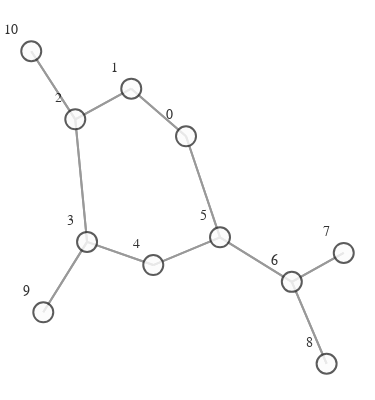

Notebook source saved alongside this figure:
### Markdown cell above
#  **GRAPH VISUALIZATION EXAMPLE**

### Code cell
import networkx as nx
from visualize import GraphVisualization

def create_graph(graph):
    g = to_networkx(graph)
    pos = nx.spring_layout(g)
    vis = GraphVisualization(
        g,
        pos,
        node_text_position="top left",
        node_size=20,
    )
    fig = vis.create_figure()
    return fig


fig = create_graph(dataset[0])
fig.show()

### Figure 1 — Plotly figure (JSON) as saved in the notebook; plotly's stock layout.template omitted (floating-point values rounded to 4 significant figures)
{"data": [{"hoverinfo": "none", "line": {"color": "#808080", "width": 2}, "mode": "lines", "opacity": 0.8, "type": "scatter", "x": [0.08278, -0.2356, null, 0.08278, 0.2805, null, -0.2356, 0.08278, null, -0.2356, -0.5612, null, -0.5612, -0.2356, null, -0.5612, -0.4927, null, -0.5612, -0.8172, null, -0.4927, -0.5612, null, -0.4927, -0.1077, null, -0.4927, -0.7472, null, -0.1077, -0.4927, null, -0.1077, 0.2805, null, 0.2805, 0.08278, null, 0.2805, -0.1077, null, 0.2805, 0.698, null, 0.698, 0.2805, null, 0.698, 1, null, 0.698, 0.9003, null, 1, 0.698, null, 0.9003, 0.698, null, -0.7472, -0.4927, null, -0.8172, -0.5612, null], "y": [0.2241, 0.362, null, 0.2241, -0.06843, null, 0.362, 0.2241, null, 0.362, 0.2732, null, 0.2732, 0.362, null, 0.2732, -0.08164, null, 0.2732, 0.4703, null, -0.08164, 0.2732, null, -0.08164, -0.1487, null, -0.08164, -0.2855, null, -0.1487, -0.08164, null, -0.1487, -0.06843, null, -0.06843, 0.2241, null, -0.06843, -0.1487, null, -0.06843, -0.1973, null, -0.1973, -0.06843, null, -0.1973, -0.1136, null, -0.1973, -0.4345, null, -0.1136, -0.1973, null, -0.4345, -0.1973, null, -0.2855, -0.08164, null, 0.4703, 0.2732, null]}, {"hoverinfo": "text", "marker": {"color": "#fcfcfc", "colorbar": {"thickness": 15, "title": {"side": "right", "text": ""}, "xanchor": "left"}, "colorscale": [[0, "rgb(255,255,217)"], [0.125, "rgb(237,248,177)"], [0.25, "rgb(199,233,180)"], [0.375, "rgb(127,205,187)"], [0.5, "rgb(65,182,196)"], [0.625, "rgb(29,145,192)"], [0.75, "rgb(34,94,168)"], [0.875, "rgb(37,52,148)"], [1, "rgb(8,29,88)"]], "line": {"color": "#333333", "width": 2}, "reversescale": false, "showscale": false, "size": 20}, "mode": "markers+text", "opacity": 0.8, "text": ["0", "1", "2", "3", "4", "5", "6", "7", "8", "9", "10"], "textfont": {"color": "#000000", "family": "Arial", "size": 14}, "textposition": "top left", "type": "scatter", "x": [0.08278, -0.2356, -0.5612, -0.4927, -0.1077, 0.2805, 0.698, 1, 0.9003, -0.7472, -0.8172], "y": [0.2241, 0.362, 0.2732, -0.08164, -0.1487, -0.06843, -0.1973, -0.1136, -0.4345, -0.2855, 0.4703]}], "layout": {"autosize": false, "height": 400, "hovermode": "closest", "margin": {"b": 5, "l": 0, "r": 0, "t": 20}, "paper_bgcolor": "rgba(255,255,255,255)", "plot_bgcolor": "rgba(0,0,0,0)", "scene": {"xaxis": {"autorange": true, "showgrid": false, "showline": false, "showticklabels": false, "ticks": "", "visible": false, "zeroline": false}, "yaxis": {"autorange": true, "showgrid": false, "showline": false, "showticklabels": false, "ticks": "", "visible": false, "zeroline": false}, "zaxis": {"autorange": true, "showgrid": false, "showline": false, "showticklabels": false, "ticks": "", "visible": false, "zeroline": false}}, "showlegend": false, "title": {"font": {"size": 16}, "text": ""}, "width": 375, "xaxis": {"autorange": true, "showgrid": false, "showline": false, "showticklabels": false, "ticks": "", "visible": false, "zeroline": false}, "yaxis": {"autorange": true, "showgrid": false, "showline": false, "showticklabels": false, "ticks": "", "visible": false, "zeroline": false}}}
